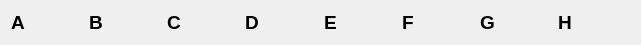
   <widget class="QWidget" name="layoutWidget">
    <property name="geometry">
     <rect>
      <x>80</x>
      <y>30</y>
      <width>641</width>
      <height>33</height>
     </rect>
    </property>
    <layout class="QHBoxLayout" name="Pasek_gorny">
     <item>
      <widget class="QLabel" name="label_9">
       <property name="font">
        <font>
         <pointsize>14</pointsize>
         <bold>true</bold>
        </font>
       </property>
       <property name="text">
        <string>A</string>
       </property>
       <property name="scaledContents">
        <bool>false</bool>
       </property>
      </widget>
     </item>
     <item>
      <widget class="QLabel" name="label_10">
       <property name="font">
        <font>
         <pointsize>14</pointsize>
         <bold>true</bold>
        </font>
       </property>
       <property name="text">
        <string>B</string>
       </property>
       <property name="scaledContents">
        <bool>false</bool>
       </property>
      </widget>
     </item>
     <item>
      <widget class="QLabel" name="label_11">
       <property name="font">
        <font>
         <pointsize>14</pointsize>
         <bold>true</bold>
        </font>
       </property>
       <property name="text">
        <string>C</string>
       </property>
       <property name="scaledContents">
        <bool>false</bool>
       </property>
      </widget>
     </item>
     <item>
      <widget class="QLabel" name="label_12">
       <property name="font">
        <font>
         <pointsize>14</pointsize>
         <bold>true</bold>
        </font>
       </property>
       <property name="text">
        <string>D</string>
       </property>
       <property name="scaledContents">
        <bool>false</bool>
       </property>
      </widget>
     </item>
     <item>
      <widget class="QLabel" name="label_13">
       <property name="font">
        <font>
         <pointsize>14</pointsize>
         <bold>true</bold>
        </font>
       </property>
       <property name="text">
        <string>E</string>
       </property>
       <property name="scaledContents">
        <bool>false</bool>
       </property>
      </widget>
     </item>
     <item>
      <widget class="QLabel" name="label_14">
       <property name="font">
        <font>
         <pointsize>14</pointsize>
         <bold>true</bold>
        </font>
       </property>
       <property name="text">
        <string>F</string>
       </property>
       <property name="scaledContents">
        <bool>false</bool>
       </property>
      </widget>
     </item>
     <item>
      <widget class="QLabel" name="label_15">
       <property name="font">
        <font>
         <pointsize>14</pointsize>
         <bold>true</bold>
        </font>
       </property>
       <property name="text">
        <string>G</string>
       </property>
       <property name="scaledContents">
        <bool>false</bool>
       </property>
      </widget>
     </item>
     <item>
      <widget class="QLabel" name="label_16">
       <property name="font">
        <font>
         <pointsize>14</pointsize>
         <bold>true</bold>
        </font>
       </property>
       <property name="layoutDirection">
        <enum>Qt::LeftToRight</enum>
       </property>
       <property name="text">
        <string>H</string>
       </property>
       <property name="scaledContents">
        <bool>false</bool>
       </property>
      </widget>
     </item>
    </layout>
   </widget>
